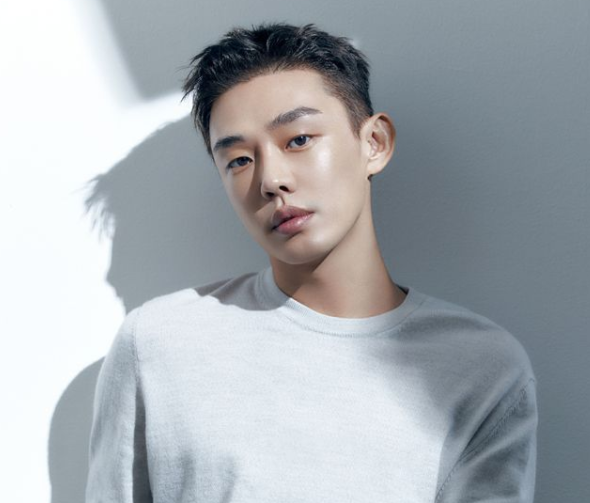
#> input picture HTLLOWPYTHON/day12/uin.png, 590 x 503 px
$ python mycv05.py
#> lines starting #> are read from the running program, lines starting #| are printed output that depends on the picture
import cv2

original = cv2.imread('uin.png', cv2.IMREAD_COLOR)
#> original is the input picture: shape (503, 590, 3); mean B, G, R 177.4, 172.3, 166.6

img90 = cv2.rotate(original, cv2.ROTATE_90_CLOCKWISE) # 시계방향으로 90도 회전
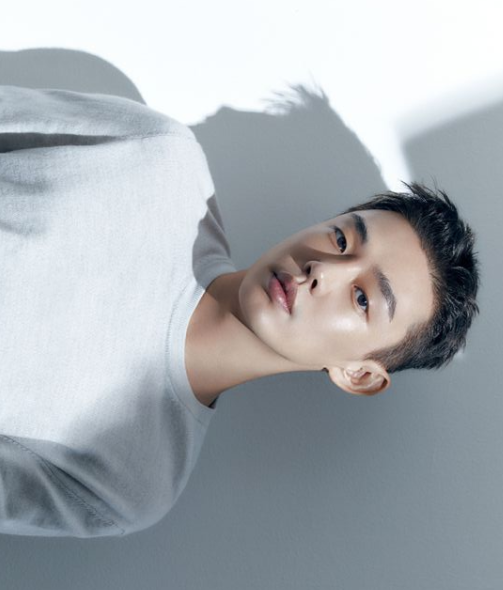
#> img90: shape (590, 503, 3); mean B, G, R 177.4, 172.3, 166.6
img180 = cv2.rotate(original, cv2.ROTATE_180) # 180도 회전
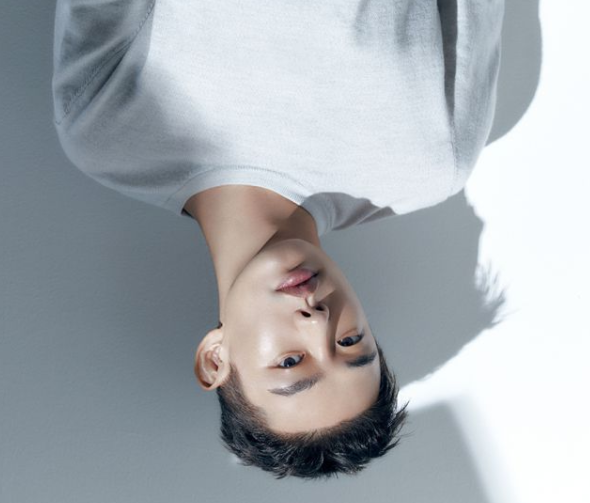
#> img180: shape (503, 590, 3); mean B, G, R 177.4, 172.3, 166.6
img270 = cv2.rotate(original, cv2.ROTATE_90_COUNTERCLOCKWISE) # 반시계방향으로 90도 회전
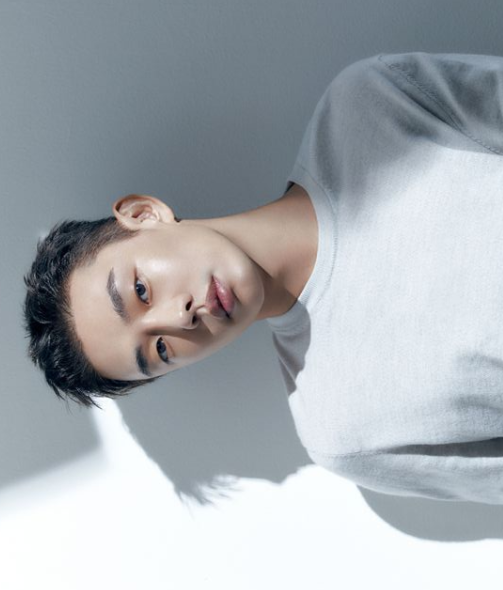
#> img270: shape (590, 503, 3); mean B, G, R 177.4, 172.3, 166.6
                                                         # = 시계방향으로 270도 회전
# 이미지 각도 기준 회전
#height, width, channel = src.shape #channel : RGB 정보 / Channel = Filter로 나오기도 함.
height, width, channel = original.shape
#> height = 503; width = 590; channel = 3
matrix = cv2.getRotationMatrix2D((width/2, height/2), 10, 1) # 중심점 설정 후 10도 변환
dst = cv2.warpAffine(original, matrix, (width, height)) # 회전 동작 수행
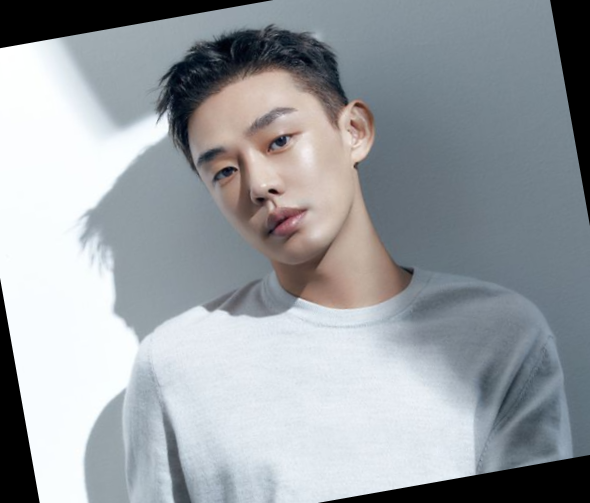
#> dst: shape (503, 590, 3); mean B, G, R 163.6, 159, 154

cv2.imshow('original', original)
cv2.imshow('rotate90', img90)
cv2.imshow('rotate180', img180)
cv2.imshow('rotate270', img270)
cv2.imshow('matrix', dst)

cv2.waitKey(0)
cv2.destroyAllWindows()
